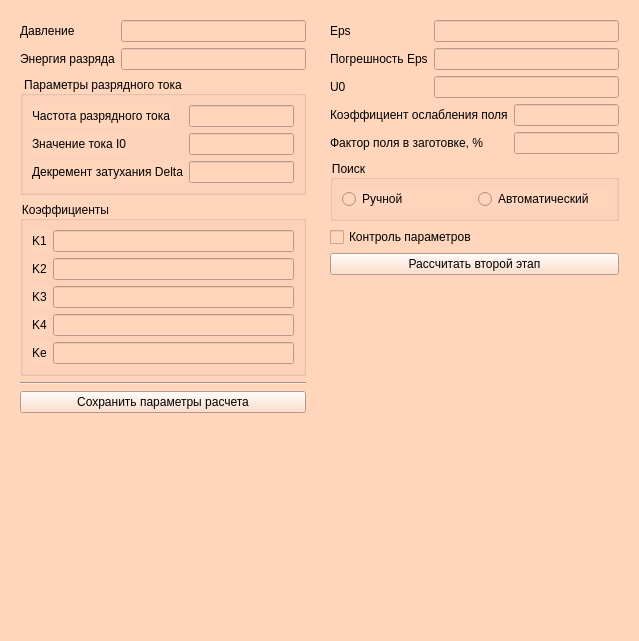
<?xml version="1.0" encoding="UTF-8"?>
<ui version="4.0">
 <class>Form</class>
 <widget class="QWidget" name="Form">
  <property name="geometry">
   <rect>
    <x>0</x>
    <y>0</y>
    <width>639</width>
    <height>641</height>
   </rect>
  </property>
  <property name="windowTitle">
   <string>Form</string>
  </property>
  <property name="styleSheet">
   <string notr="true">QWidget { background-color: rgb(255, 213, 188) }</string>
  </property>
  <layout class="QHBoxLayout" name="horizontalLayout_2">
   <item>
    <widget class="QWidget" name="widget" native="true">
     <layout class="QVBoxLayout" name="verticalLayout_3">
      <item>
       <layout class="QFormLayout" name="formLayout">
        <item row="0" column="0">
         <widget class="QLabel" name="label_7">
          <property name="text">
           <string>Давление</string>
          </property>
         </widget>
        </item>
        <item row="0" column="1">
         <widget class="QLineEdit" name="lineEditPressure"/>
        </item>
        <item row="1" column="0">
         <widget class="QLabel" name="label_9">
          <property name="text">
           <string>Энергия разряда</string>
          </property>
         </widget>
        </item>
        <item row="1" column="1">
         <widget class="QLineEdit" name="lineEditDischargeEnergy"/>
        </item>
       </layout>
      </item>
      <item>
       <widget class="QGroupBox" name="groupBox">
        <property name="title">
         <string>Параметры разрядного тока</string>
        </property>
        <layout class="QFormLayout" name="formLayout_3">
         <item row="0" column="0">
          <widget class="QLabel" name="label_8">
           <property name="text">
            <string>Частота разрядного тока</string>
           </property>
          </widget>
         </item>
         <item row="0" column="1">
          <widget class="QLineEdit" name="lineEditFrequencyAmper"/>
         </item>
         <item row="1" column="0">
          <widget class="QLabel" name="label_12">
           <property name="text">
            <string>Значение тока I0</string>
           </property>
          </widget>
         </item>
         <item row="1" column="1">
          <widget class="QLineEdit" name="lineEditI0"/>
         </item>
         <item row="2" column="0">
          <widget class="QLabel" name="label_14">
           <property name="text">
            <string>Декремент затухания Delta</string>
           </property>
          </widget>
         </item>
         <item row="2" column="1">
          <widget class="QLineEdit" name="lineEditDelta"/>
         </item>
        </layout>
       </widget>
      </item>
      <item>
       <widget class="QGroupBox" name="groupBox_2">
        <property name="title">
         <string>Коэффициенты</string>
        </property>
        <layout class="QFormLayout" name="formLayout_4">
         <item row="0" column="0">
          <widget class="QLabel" name="label">
           <property name="text">
            <string>K1</string>
           </property>
          </widget>
         </item>
         <item row="0" column="1">
          <widget class="QLineEdit" name="lineEditK1"/>
         </item>
         <item row="1" column="0">
          <widget class="QLabel" name="label_2">
           <property name="text">
            <string>K2</string>
           </property>
          </widget>
         </item>
         <item row="1" column="1">
          <widget class="QLineEdit" name="lineEditK2"/>
         </item>
         <item row="2" column="0">
          <widget class="QLabel" name="label_3">
           <property name="text">
            <string>K3</string>
           </property>
          </widget>
         </item>
         <item row="2" column="1">
          <widget class="QLineEdit" name="lineEditK3"/>
         </item>
         <item row="3" column="0">
          <widget class="QLabel" name="label_4">
           <property name="text">
            <string>K4</string>
           </property>
          </widget>
         </item>
         <item row="3" column="1">
          <widget class="QLineEdit" name="lineEditK4"/>
         </item>
         <item row="4" column="0">
          <widget class="QLabel" name="label_10">
           <property name="text">
            <string>Ke</string>
           </property>
          </widget>
         </item>
         <item row="4" column="1">
          <widget class="QLineEdit" name="lineEditKe"/>
         </item>
        </layout>
       </widget>
      </item>
      <item>
       <widget class="Line" name="line">
        <property name="orientation">
         <enum>Qt::Horizontal</enum>
        </property>
       </widget>
      </item>
      <item>
       <widget class="QPushButton" name="pushButtonSaveParameters">
        <property name="text">
         <string>Сохранить параметры расчета</string>
        </property>
       </widget>
      </item>
      <item>
       <spacer name="verticalSpacer">
        <property name="orientation">
         <enum>Qt::Vertical</enum>
        </property>
        <property name="sizeHint" stdset="0">
         <size>
          <width>20</width>
          <height>40</height>
         </size>
        </property>
       </spacer>
      </item>
     </layout>
    </widget>
   </item>
   <item>
    <widget class="QWidget" name="widget_2" native="true">
     <layout class="QVBoxLayout" name="verticalLayout_2">
      <item>
       <layout class="QFormLayout" name="formLayout_2">
        <item row="0" column="0">
         <widget class="QLabel" name="label_5">
          <property name="text">
           <string>Eps</string>
          </property>
         </widget>
        </item>
        <item row="0" column="1">
         <widget class="QLineEdit" name="lineEditEps"/>
        </item>
        <item row="2" column="0">
         <widget class="QLabel" name="label_6">
          <property name="text">
           <string>U0</string>
          </property>
         </widget>
        </item>
        <item row="2" column="1">
         <widget class="QLineEdit" name="lineEdit"/>
        </item>
        <item row="1" column="0">
         <widget class="QLabel" name="label_16">
          <property name="text">
           <string>Погрешность Eps</string>
          </property>
         </widget>
        </item>
        <item row="1" column="1">
         <widget class="QLineEdit" name="lineEdit_2"/>
        </item>
       </layout>
      </item>
      <item>
       <layout class="QFormLayout" name="formLayout_6">
        <item row="0" column="0">
         <widget class="QLabel" name="label_11">
          <property name="text">
           <string>Коэффициент ослабления поля</string>
          </property>
         </widget>
        </item>
        <item row="0" column="1">
         <widget class="QLineEdit" name="lineEditAttenuationCoefField"/>
        </item>
        <item row="1" column="0">
         <widget class="QLabel" name="label_15">
          <property name="text">
           <string>Фактор поля в заготовке, %</string>
          </property>
         </widget>
        </item>
        <item row="1" column="1">
         <widget class="QLineEdit" name="lineEditFieldFactor"/>
        </item>
       </layout>
      </item>
      <item>
       <widget class="QGroupBox" name="groupBox_3">
        <property name="title">
         <string>Поиск</string>
        </property>
        <layout class="QHBoxLayout" name="horizontalLayout_3">
         <item>
          <widget class="QRadioButton" name="radioButtonManual">
           <property name="text">
            <string>Ручной</string>
           </property>
          </widget>
         </item>
         <item>
          <widget class="QRadioButton" name="radioButtonAuto">
           <property name="text">
            <string>Автоматический</string>
           </property>
          </widget>
         </item>
        </layout>
       </widget>
      </item>
      <item>
       <widget class="QCheckBox" name="checkBoxParametersControl">
        <property name="text">
         <string>Контроль параметров</string>
        </property>
       </widget>
      </item>
      <item>
       <widget class="QPushButton" name="pushButtonCalcSecondPhase">
        <property name="text">
         <string>Рассчитать второй этап</string>
        </property>
       </widget>
      </item>
      <item>
       <spacer name="verticalSpacer_2">
        <property name="orientation">
         <enum>Qt::Vertical</enum>
        </property>
        <property name="sizeHint" stdset="0">
         <size>
          <width>20</width>
          <height>40</height>
         </size>
        </property>
       </spacer>
      </item>
     </layout>
    </widget>
   </item>
  </layout>
 </widget>
 <resources/>
 <connections/>
</ui>
